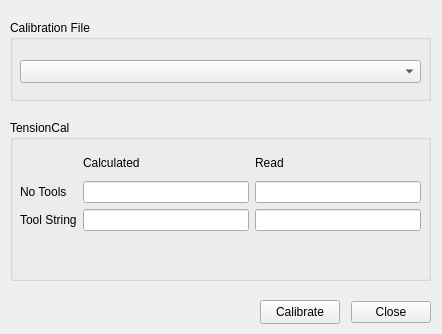
<?xml version="1.0" encoding="UTF-8"?>
<ui version="4.0">
 <class>Form</class>
 <widget class="QWidget" name="Form">
  <property name="geometry">
   <rect>
    <x>0</x>
    <y>0</y>
    <width>442</width>
    <height>334</height>
   </rect>
  </property>
  <property name="windowTitle">
   <string>Tension Calibration</string>
  </property>
  <widget class="QDialogButtonBox" name="buttonBox">
   <property name="geometry">
    <rect>
     <x>350</x>
     <y>300</y>
     <width>81</width>
     <height>24</height>
    </rect>
   </property>
   <property name="standardButtons">
    <set>QDialogButtonBox::Close</set>
   </property>
  </widget>
  <widget class="QGroupBox" name="groupBox">
   <property name="geometry">
    <rect>
     <x>10</x>
     <y>120</y>
     <width>421</width>
     <height>161</height>
    </rect>
   </property>
   <property name="title">
    <string>TensionCal</string>
   </property>
   <widget class="QLabel" name="labelCalStatus">
    <property name="geometry">
     <rect>
      <x>0</x>
      <y>130</y>
      <width>421</width>
      <height>20</height>
     </rect>
    </property>
    <property name="font">
     <font>
      <pointsize>15</pointsize>
      <weight>75</weight>
      <bold>true</bold>
     </font>
    </property>
    <property name="text">
     <string/>
    </property>
    <property name="alignment">
     <set>Qt::AlignCenter</set>
    </property>
   </widget>
   <widget class="QWidget" name="layoutWidget">
    <property name="geometry">
     <rect>
      <x>10</x>
      <y>30</y>
      <width>401</width>
      <height>81</height>
     </rect>
    </property>
    <layout class="QGridLayout" name="gridLayout">
     <item row="1" column="0">
      <widget class="QLabel" name="label">
       <property name="text">
        <string>No Tools</string>
       </property>
      </widget>
     </item>
     <item row="2" column="0">
      <widget class="QLabel" name="label_2">
       <property name="text">
        <string>Tool String</string>
       </property>
      </widget>
     </item>
     <item row="0" column="1">
      <widget class="QLabel" name="label_3">
       <property name="text">
        <string>Calculated</string>
       </property>
      </widget>
     </item>
     <item row="2" column="2">
      <widget class="QLineEdit" name="le_ToolStrRead"/>
     </item>
     <item row="1" column="2">
      <widget class="QLineEdit" name="le_NoToolsRead"/>
     </item>
     <item row="1" column="1">
      <widget class="QLineEdit" name="le_NoToolsCalc">
       <property name="enabled">
        <bool>true</bool>
       </property>
      </widget>
     </item>
     <item row="2" column="1">
      <widget class="QLineEdit" name="le_ToolStrCalc"/>
     </item>
     <item row="0" column="2">
      <widget class="QLabel" name="label_4">
       <property name="text">
        <string>Read</string>
       </property>
      </widget>
     </item>
    </layout>
   </widget>
  </widget>
  <widget class="QPushButton" name="calibrate">
   <property name="geometry">
    <rect>
     <x>260</x>
     <y>300</y>
     <width>80</width>
     <height>24</height>
    </rect>
   </property>
   <property name="text">
    <string>Calibrate</string>
   </property>
  </widget>
  <widget class="QGroupBox" name="groupBox_2">
   <property name="geometry">
    <rect>
     <x>10</x>
     <y>20</y>
     <width>421</width>
     <height>81</height>
    </rect>
   </property>
   <property name="title">
    <string>Calibration File</string>
   </property>
   <widget class="QComboBox" name="comboBox">
    <property name="geometry">
     <rect>
      <x>10</x>
      <y>40</y>
      <width>401</width>
      <height>23</height>
     </rect>
    </property>
   </widget>
  </widget>
  <zorder>groupBox_2</zorder>
  <zorder>buttonBox</zorder>
  <zorder>groupBox</zorder>
  <zorder>calibrate</zorder>
 </widget>
 <resources/>
 <connections/>
</ui>
